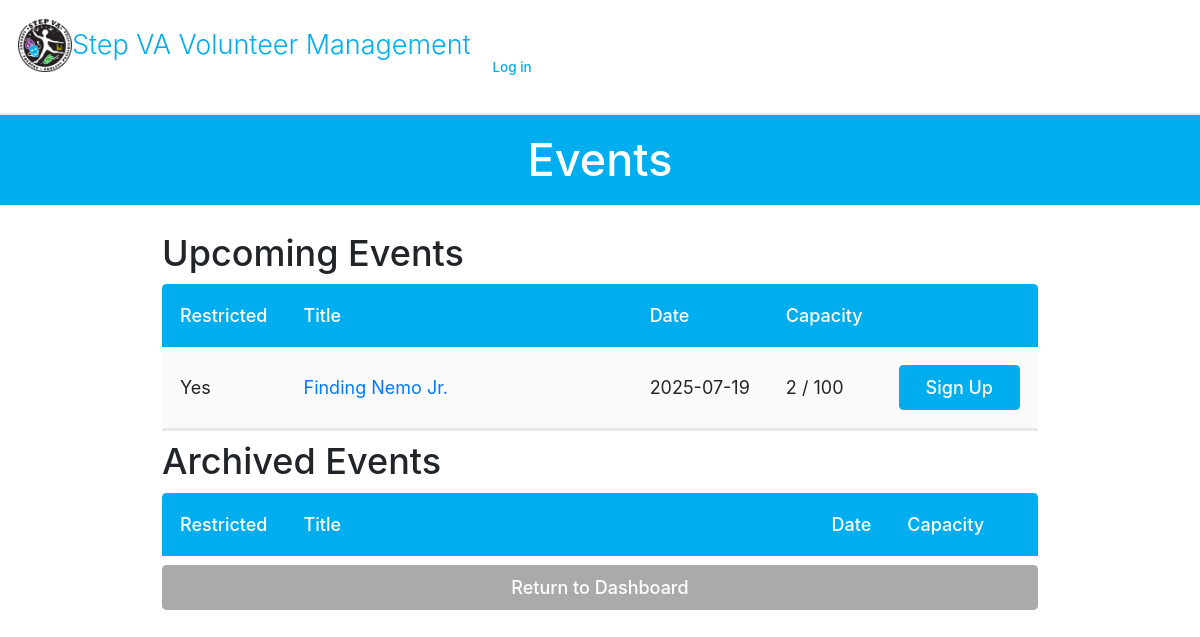
The page /viewAllEvents.php on the database its author committed.
### tables this page shows
CREATE TABLE `dbevents` (
  `id` int(11) NOT NULL,
  `name` text NOT NULL,
  `date` char(10) NOT NULL,
  `startTime` char(5) NOT NULL,
  `endTime` char(5) NOT NULL,
  `description` text NOT NULL,
  `capacity` int(11) NOT NULL,
  `completed` text NOT NULL,
  `event_type` text NOT NULL,
  `restricted_signup` tinyint(1) NOT NULL,
  `location` text DEFAULT NULL
);

### database/dbEvents.php (called while the page is built, shortened)
<?php
include_once(dirname(__FILE__).'/../domain/Event.php');
function check_if_signed_up($eventID, $userID) {
    $connection = connect();
    $query1 = "SELECT * FROM dbeventpersons WHERE eventID = '$eventID' and userID = '$userID'";
    $result1 = mysqli_query($connection, $query1);
    $row = mysqli_fetch_assoc($result1);
    if ($row) {
        return True;
    } else {
        return False;
    }
}
function fetch_event_signups($eventID) {
    $connection = connect();
    $query = "SELECT userID, position, notes FROM dbeventpersons WHERE eventID = '$eventID'";
    $result = mysqli_query($connection, $query);
    $signups = [];
    while ($row = mysqli_fetch_assoc($result)) {
        $signups[] = $row;
    }
    return $signups;
}
function make_an_event($result_row) {
    $theEvent = new Event(
                    $result_row['id'],
                    $result_row['name'],
                    date: $result_row['date'],
                    startTime: $result_row['startTime'],
                    endTime: $result_row['endTime'],
                    description: $result_row['description'],
                    capacity: $result_row['capacity'],
                    completed: $result_row['completed'],
                    event_type: $result_row['event_type'],
                    restricted_signup: $result_row['restricted_signup']
                );
    return $theEvent;
}
 function get_all_events_sorted_by_date_not_archived() {
    $con=connect();
    $query = "SELECT * FROM dbevents" .
            " WHERE completed = 'no'" .
            " ORDER BY date ASC";
    $result = mysqli_query($con,$query);
    $theEvents = array();
    while ($result_row = mysqli_fetch_assoc($result)) {
        $theEvent = make_an_event($result_row);
        $theEvents[] = $theEvent;
    }
    return $theEvents;
 }

### domain/Event.php (called while the page is built, shortened)
<?php
class Event {
    private $name;
    private $date;
    private $capacity;
    private $restricted_signup;
    function __construct($id, $name, $date, $startTime, $endTime, $description, $capacity, $completed, $event_type, $restricted_signup) {
        $this->name = $name;
        $this->date = $date;
        $this->capacity = $capacity;
        $this->restricted_signup = $restricted_signup;
    }
    function getName() {
        return $this->name;
    }
    function getDate() {
        return $this->date;
    }
    function getCapacity() {
        return $this->capacity;
    }
    function getRestrictedSignup() {
        return $this->restricted_signup;
    }
}

### viewAllEvents.php (the view, shortened to what this page needs)
<?php
    $userID = null;
    include 'database/dbEvents.php';
?>
<!DOCTYPE html>
<html>
    <head>
        <?php require_once('universal.inc') ?>
        <link rel="stylesheet" href="css/messages.css"></link>
    </head>
    <body>
        <?php require_once('header.php') ?>
        <?php require_once('database/dbEvents.php');?>
        <h1>Events</h1>
        <main class="general">
            <?php
                $events = get_all_events_sorted_by_date_not_archived();
                $today = new DateTime();
                $upcomingEvents = array_filter($events, function($event) use ($today) {
                    $eventDate = new DateTime($event->getDate());
                    return $eventDate >= $today;
                });
                if (sizeof($upcomingEvents) > 0): ?>
                <div class="table-wrapper">
                    <h2>Upcoming Events</h2>
                    <table class="general">
                        <thead>
                            <tr>
                                <th style="width:1px">Restricted</th>
                                <th>Title</th>
                                <th style="width:1px">Date</th>
                                <th style="width:1px">Capacity</th>
                                <th style="width:1px"></th>
                            </tr>
                        </thead>
                        <tbody class="standout">
                            <?php
                                foreach ($upcomingEvents as $event) {
                                    $eventID = $event->getID();
                                    $title = $event->getName();
                                    $date = $event->getDate();
                                    $capacity = $event->getCapacity();
                                    $restricted_signup = $event->getRestrictedSignup();
                                    if ($restricted_signup == 0) {
                                        $restricted_signup = "No";
                                    } else {
                                        $restricted_signup = "Yes";
                                    }
                                    $signups = fetch_event_signups($eventID);
                                    $numSignups = count($signups);
                                    $isSignedUp = check_if_signed_up($eventID, $userID);
                                    echo "
                                    <tr data-event-id='$eventID'>
                                        <td>$restricted_signup</td>
                                        <td><a href='event.php?id=$eventID'>$title</a></td>
                                        <td>$date</td>
                                        <td>$numSignups / $capacity</td>";
                                        if ($isSignedUp) {
                                            echo "
                                            <td>
                                            <a class='button cancel' href='viewMyUpcomingEvents.php' >Already Signed Up!</a>
                                            </td>";
                                        } elseif($numSignups >= $capacity) {
                                            echo "
                                                <td><a class='button sign-up' style='background-color:#c73d06'>Sign Ups Closed!</a></td>";
                                        } else {
                                        echo "<td><a class='button sign-up' href='eventSignUp.php?event_name=" . urlencode($title) . "&restricted=" . urlencode($restricted_signup) . "'>Sign Up</a></td>";
                                        }
                                    echo "</tr>";
                                }
                            ?>
                        </tbody>
                    </table>
                </div>
                <div class="table-wrapper">
                    <h2>Archived Events</h2>
                    <table class="general">
                        <thead>
                            <tr>
                                <th style="width:1px">Restricted</th>
                                <th>Title</th>
                                <th style="width:1px">Date</th>
                                <th style="width:1px">Capacity</th>
                                <th style="width:1px"></th>
                            </tr>
                        </thead>
                    </table>
                </div>
                <?php else: ?>
                <p class="no-events standout">There are currently no events available to view.<a class="button add" href="addEvent.php">Create a New Event</a> </p>
            <?php endif ?>
            <a class="button cancel" href="index.php">Return to Dashboard</a>
        </main>
    </body>
</html>

### css/base.css (style rules this page uses)
html, body, header, main, footer, div, span, p, h1, h2, h3, h4, h5, h6, ul, ol, li, input, select, textarea, form, section, label, table, td, tr, th, form, fieldset, em, button, a { padding: 0; margin: 0; font-size: inherit; font-family: inherit; font-weight: inherit; text-decoration: none; font-style: normal; box-sizing: border-box; text-align: left; list-style-type: none; border-spacing: 0; }
:root { --page-background-color: #ffffff; --page-font-color: #333333; --inactive-font-color: #d0d0d0; --inactive-background-color: #f0f0f0; --standout-background: #fafafa; --happy-toast-background-color: #1a7024; --happy-toast-font-color: white; --info-toast-background-color: #2f2f2f; --info-toast-font-color: white; --error-toast-background-color: #701a1a; --error-toast-font-color: white; --shadow-and-border-color: #e8e8e8; --main-color: #00aeef; --accent-color: #39B54A; --secondary-accent-color: #a3e0f7; --calendar-event-color: #808080; --calendar-event-color-hover: var(--main-color); --calendar-today-border: 2px solid var(--secondary-accent-color); --button-font-color: white; --button-padding: 0.5rem 1.5rem; --button-border-radius: 0.25rem; --standard-border: 1px solid #333333; --light-border: 1px solid var(--shadow-and-border-color); --text-field-border: 2px solid #e8e8e8; --cancel-button-background-color: #aaa; --error-color: red; font-size: 18px; font-family: Montserrat; font-weight: 300; }
body { background-color: var(--page-background-color); color: var(--page-font-color); font-family: Montserrat; }
main:not(.login):not(.calendar-view):not(.dashboard) { padding: 1rem; }
input[type=submit], button, .button { color: var(--button-font-color); background-color: var(--main-color); padding: var(--button-padding); border: none; border-radius: var(--button-border-radius); font-weight: 500; width: 100%; transition: background-color .3s; cursor: pointer; text-align: center; }
h1 { font-size: 1.5rem; font-weight: 500; margin-bottom: 2rem; background-color: var(--main-color); color: var(--page-background-color); width: 100%; text-align: center; padding: 1rem; }
h2 { font-size: 1.5rem; font-weight: 500; }
.button { display: inline-block; }
button.cancel, a.cancel { background-color: var(--cancel-button-background-color); }
main.general, form.general { margin: 1rem; display: flex; flex-direction: column; gap: 0.5rem; }
table.general { width: 100%; padding-bottom: 1rem; }
table.general th:first-of-type { border-top-left-radius: .25rem; }
table.general th:last-of-type { border-top-right-radius: .25rem; }
table.general th { background-color: var(--main-color); color: var(--button-font-color); font-weight: 500; }
table.general th, table.general td { padding: 1rem; white-space: nowrap; }
.standout { border-bottom: 3px solid var(--shadow-and-border-color); padding: 1rem; background-color: var(--standout-background); }
@media only screen and (min-width: 1024px) { main.general, form.general { margin: 0rem 8rem 4rem 8rem; } }

### css/messages.css (style rules this page uses)
:root { --unread-message-background: #f1eadf; --message-body-border-color: #ddd; --priorityone-color:#4FFFB0; --prioritytwo-color:#F0E68C; --prioritythree-color:#fd5c63; }

### rows shown on the page
dbevents: restricted_signup "Yes", name "Finding Nemo Jr.", date "2025-07-19", numSignups "2", capacity "100"
